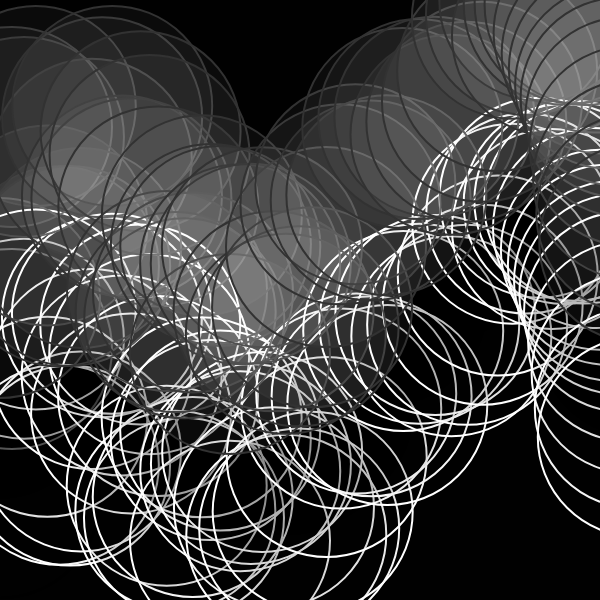
Frame 1 (no input)
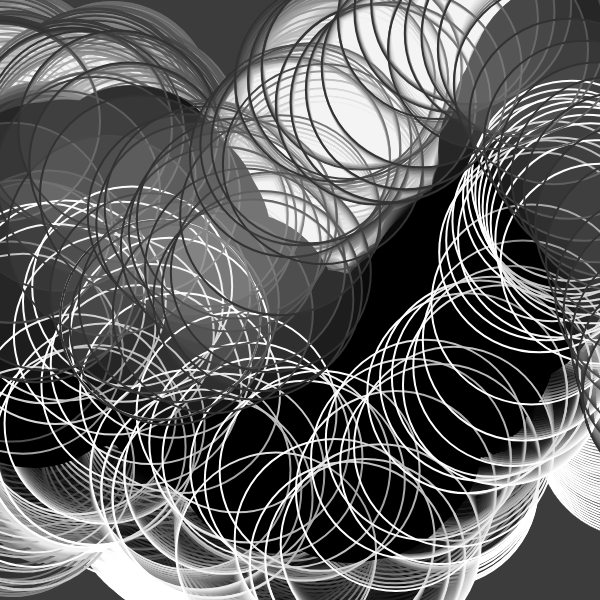
Frame 60 (no input)
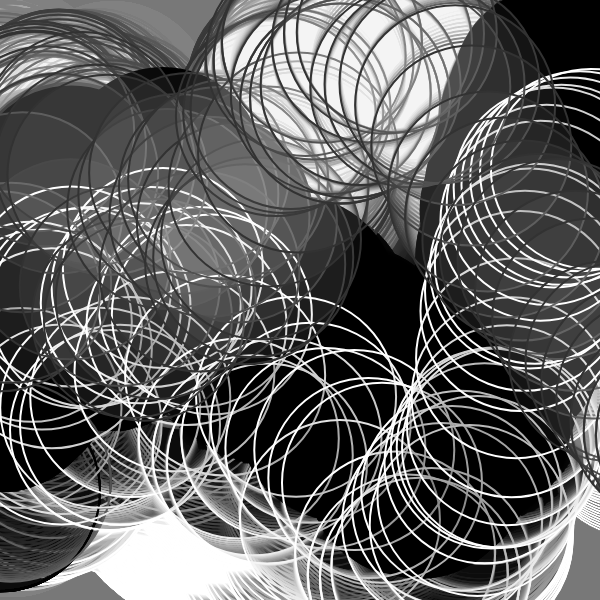
Frame 120 (the mouse pressed at the canvas centre since frame 60)

The p5.js sketch that drew these frames (run headless with seeded random() and noise() and a simulated clock; from frame 60 on, the mouse is pressed at the canvas centre):

// p5.js sketch
// ── sketch.js
/*
ref.
A trick to get looping curves with lerp and delay
https://necessarydisorder.wordpress.com/2018/03/31/a-trick-to-get-looping-curves-with-lerp-and-delay/
*/


const CYCLE = 480;
const VERT_NUM = 3000;
let DELAY_FACTOR = 1.3;


function setup() {

    const s = min(windowWidth , windowHeight);
  createCanvas(s,s); 
  w = 600;
  var canvas;
    if(windowWidth>=600 && windowHeight >=600){
      canvas = createCanvas(600, 600);
    }
    else{
      canvas = createCanvas(windowWidth, windowHeight - 100);
    }

  var x = (windowWidth - width) / 2;
  var y = (windowHeight - height) / 2;

  canvas.position(x, y);
  background(0);
  noStroke();



}

function x1(t){
  return  (cos(TAU * t) - 1) * height * 0.0;
}
function y1(t){
  return 0.5 * width + width * (noise(sin(TAU * t) * 2) - 0.5);
}
 
function x2(t){
  return (cos(TAU * t) + 1) * width * 0.1 + width;
}
function y2(t){
  return 0.5 * width - 0.4 * width * cos(TAU * t);
  
}
 

function draw(){
  
  const frameRatio = frameCount % CYCLE / CYCLE;
  
  const w = 50;
  strokeJoin(ROUND);
  noFill();
  background(200, 1);

    for(let i=0;i< VERT_NUM; i+=50){
    stroke(0);
    fill(0)

    const vertRatio = (i / VERT_NUM) % 1;
    let x = lerp(x1(frameRatio - DELAY_FACTOR * vertRatio), x2(frameRatio - DELAY_FACTOR * (20 - vertRatio)), vertRatio);
    let y = lerp(y1(frameRatio - DELAY_FACTOR * vertRatio*2), y2(frameRatio - DELAY_FACTOR * ( vertRatio)), vertRatio);
    ellipse(x, y , 200, 200);

  }


    strokeWeight(2);

  for(let i=0;i< VERT_NUM; i+=50){
    stroke(i*2);
  fill(0, 10)

    const vertRatio = (i / VERT_NUM) % 1;
    let x = lerp(x1(frameRatio - DELAY_FACTOR * vertRatio*10), x2(frameRatio - DELAY_FACTOR * (20 - vertRatio)), vertRatio);
    let y = lerp(y1(frameRatio - DELAY_FACTOR * vertRatio*2), y2(frameRatio - DELAY_FACTOR * ( vertRatio)), vertRatio);
    ellipse(x, y + 100, 200, 200);

  }


  for(let i=0;i< VERT_NUM; i+=50){
    stroke(50);
  fill(255, 10)

    const vertRatio = (i / VERT_NUM) % 1;
    let x = lerp(x1(frameRatio - DELAY_FACTOR * vertRatio), x2(frameRatio - DELAY_FACTOR * (vertRatio)), vertRatio);
    let y = lerp(y1(frameRatio - DELAY_FACTOR * vertRatio*-2), y2(frameRatio - DELAY_FACTOR * (500 - vertRatio)), vertRatio);
    ellipse(x, y - 100, 200, 200);

  }

}


function createCols(_url) {
  let slash_index = _url.lastIndexOf('/');
  let pallate_str = _url.slice(slash_index + 1);
  let arr = pallate_str.split('-');
  for (let i = 0; i < arr.length; i++) {
    arr[i] = '#' + arr[i];
  }
  return arr;
}
